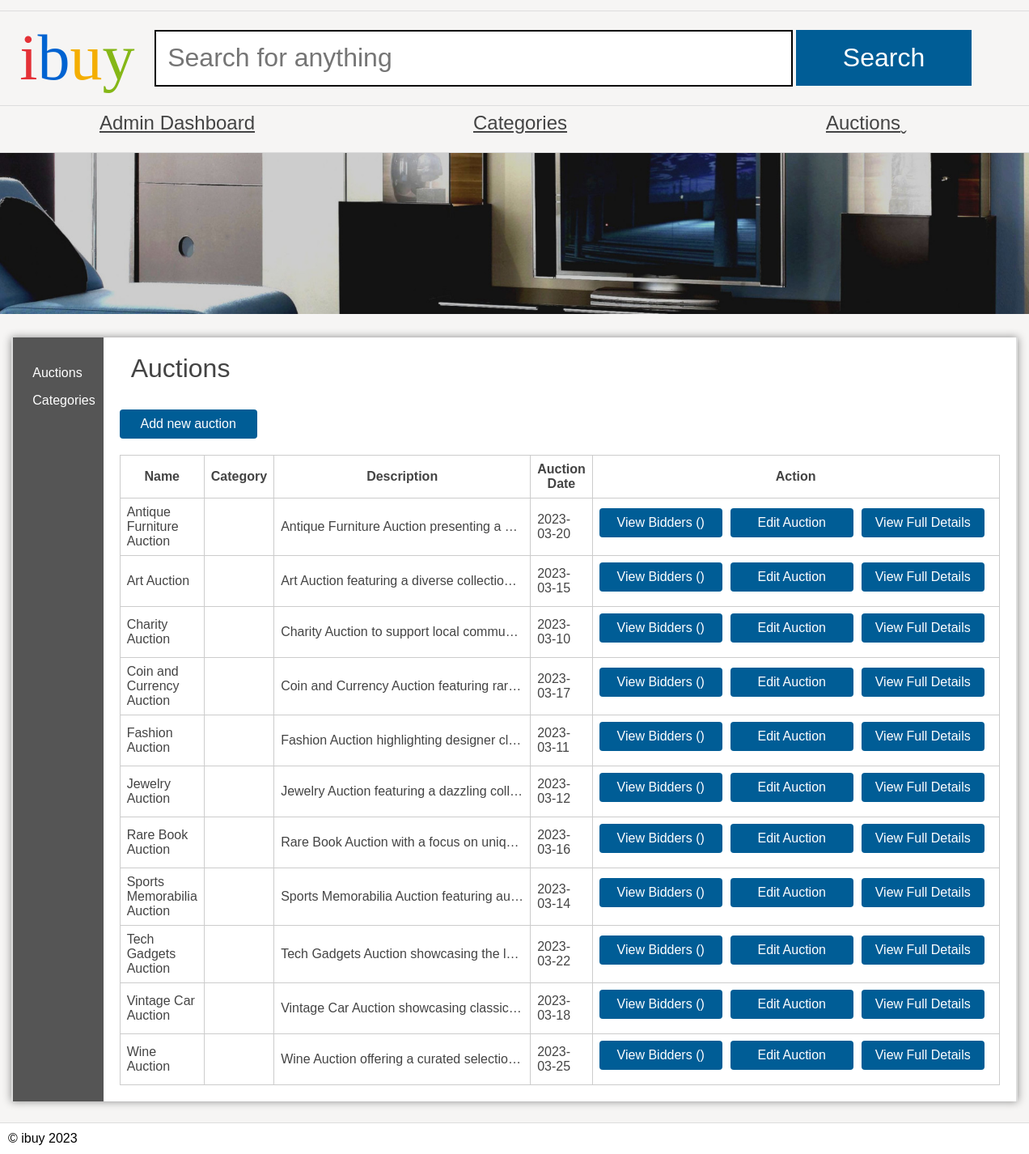
/Admin/Auctions.php, run on an earlier commit of the app's database.
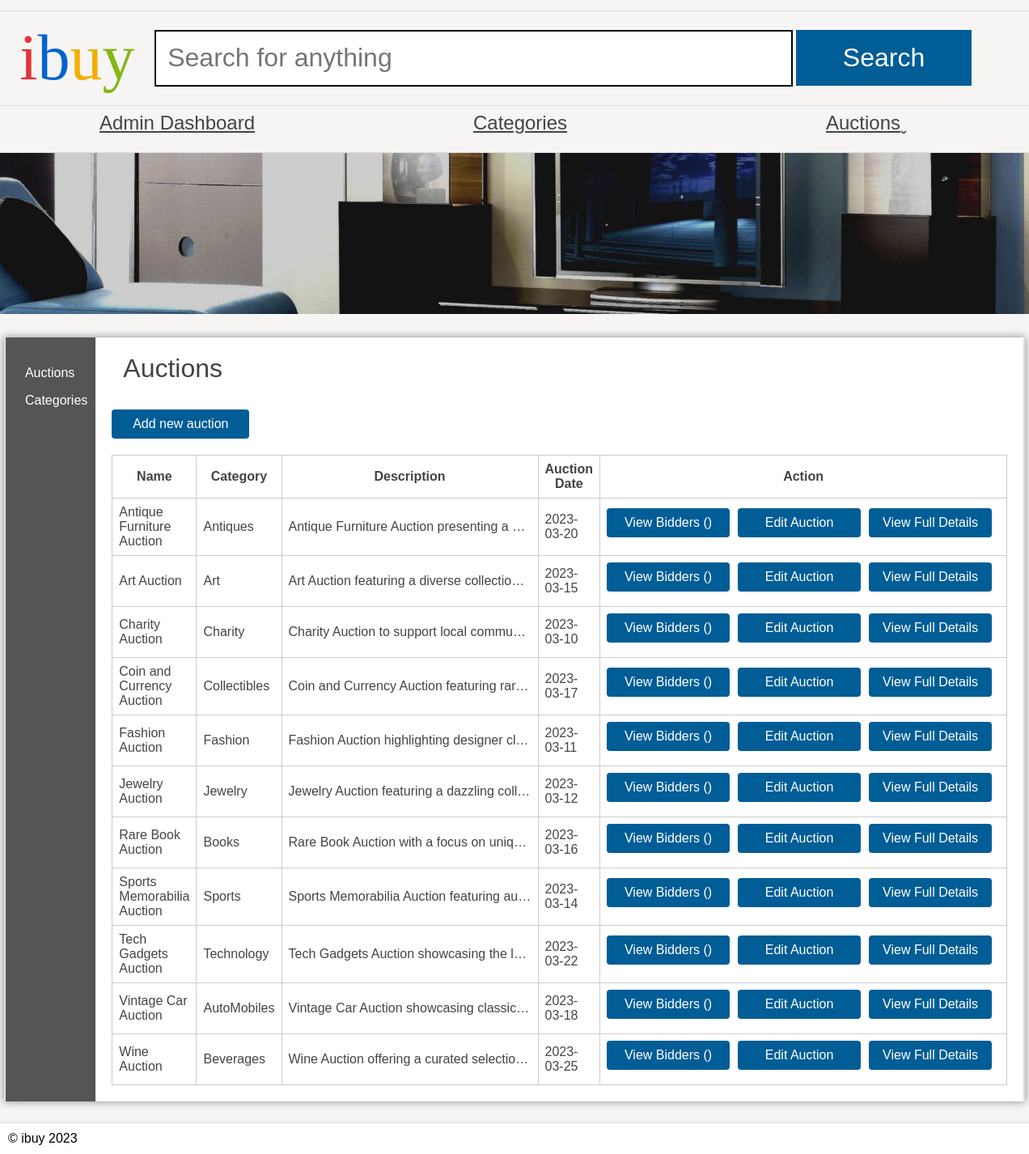
And on a later commit of the database.
### tables this page shows
CREATE TABLE `auctions` (
  `auction_name` VARCHAR(90) NOT NULL PRIMARY KEY,
  `auctioneer` VARCHAR(90) DEFAULT NULL,
  `auctionDate` DATE DEFAULT NULL,
  `auction_end_time` TIMESTAMP DEFAULT NULL,  
  `categoryName` VARCHAR(20) DEFAULT NULL,
  `Description` LONGTEXT
);

### Admin/Auctions.php (the view, shortened to what this page needs)
<?php
require('../dataconnection/configuration.php');
?>
<!DOCTYPE html>
<html>
<head>
    <link rel="stylesheet" href="/ibuy.css" />
</head>
<body>
    <header>
        <h1><span class="i">i</span><span class="b">b</span><span class="u">u</span><span class="y">y</span></h1>
        <form action="#">
            <input type="text" name="search" placeholder="Search for anything" />
            <input type="submit" name="submit" value="Search" />
        </form>
    </header>
    <nav>
        <ul>
            <li><a href="admin_panel.php">Admin Dashboard</a></li>
            <li><a href="categories.php">Categories</a></li>
            <li><a href="Auctions.php">Auctions</a></li>
        </ul>
    </nav>
    <img src="/banners/2.jpg" alt="Banner" />
    <main class="sidebar">
        <section class="left">
            <ul>
                <li><a href="Auctions.php">Auctions</a></li>
                <li><a href="categories.php">Categories</a></li>
            </ul>
        </section>
        <section class="right">
            <h2>Auctions</h2>
            <a class="button new" href="addauction.php">Add new auction</a>
            <?php
            echo '<table class="auctions">';
            echo '<thead>';
            echo '<tr>';
            echo '<th>Name</th>';
            echo '<th>Category</th>';
            echo '<th>Description</th>';
            echo '<th>Auction Date</th>';
            echo '<th>Action</th>';
            echo '</tr>';
            echo '</thead>';
            $stmt = $pdo->query('SELECT * FROM auctions');
            foreach ($stmt as $auction) {
                echo '<tr>';
                echo '<td>' . $auction['auction_name'] . '</td>';
                echo '<td>' . $auction['categoryName'] . '</td>';
                echo '<td class="description-cell">' . $auction['Description'] . '</td>';
                echo '<td>' . $auction['auctionDate'] . '</td>';
                echo '<td class="actions-cell">';
                echo '<a class="button" href="viewbidders.php?name=' . urlencode($auction['auction_name']) . '">View Bidders (' . $bidderCount['count'] . ')</a>';
                echo '<a class="button" href="editauction.php?name=' . urlencode($auction['auction_name']) . '">Edit Auction</a>';
                echo '<a class="button" href="viewauction.php?name=' . urlencode($auction['auction_name']) . '">View Full Details</a>';
                echo '</td>';
                echo '</tr>';
            }
            echo '</table>';
            ?>
        </section>
    </main>
    <footer>
        &copy; ibuy <?php echo date("Y"); ?>
    </footer>
</body>
</html>

### ibuy.css (style rules this page uses)
* { margin: 0; padding: 0; }
body { font-family: 'Oxygen-Regular', sans-serif; background-color: #f6f5f4; max-width: 100vw; overflow-x: hidden; }
h1, h2, h3, h4 { font-weight: normal; }
a, a:visited { color: #444; }
header { margin-top: 1vw; font-family: 'Univers-Light-Normal'; display: grid; grid-template-columns: 15% 85%; align-items: center; padding-top: 1vw; padding-bottom: 1vw; border-top: 1px solid #ddd; border-bottom: 1px solid #ddd; }
header h1 { text-align: center; font-size: 5em; }
form { display: block; }
header form input[type=text] { border: 3px solid black; font-size: 2em; padding: 0.5em; width: 70%; }
body > img { width: 100vw; }
header form input[type=submit] { background-color: #005d96; color: white; width: 20%; font-size: 2em; padding: 0.5em; cursor: pointer; border: 0; }
header .i { color: #e43137; }
header .b { color: #0063d1; }
header .u { color: #f4ae01; }
header .y { color: #85b716; }
body > nav { border-bottom: 1px solid #ddd; }
body > nav ul li:last-child a:after { content: 'ˬ'; position: absolute; }
body > nav ul { display: flex; width: 100vw; list-style-type: none; }
body > nav ul li { flex: 1; }
body > nav ul li a { display: block; text-align: center; padding-top: 0.5vw; padding-bottom: 0.5vw; font-size: 1.5em; }
main { padding: 3vw; display: block; overflow: hidden; width: 80vw; margin: auto; border-left: 2px solid #ddd; border-right: 2px solid #ddd; }
footer { margin-top: 5vw; border-top: 1px solid #ddd; }

### Admin/Auctions.php (style rules this page uses)
header form input[type=submit] { background-color: #005d96; color: white; width: 20%; font-size: 2em; padding: 0.5em; cursor: pointer; border: 0; }
header form input[type="text"] { border: 2px solid black; font-size: 2em; padding: 0.45em; width: 70%; }
.sidebar { align-items: center; padding: 0; margin-top: 2vw; }
.sidebar .left { width: 20%; background-color: #555; padding: 10px; list-style-type: none; }
.sidebar .right { flex: 1; padding: 20px; }
footer { margin-top: 2vw; }
table { width: 100%; border-collapse: collapse; margin-top: 20px; }
table th, table td { padding: 8px; border: 1px solid #ccc; }
.description-cell { max-width: 300px; white-space: nowrap; overflow: hidden; text-overflow: ellipsis; }
.actions-cell { width: 150px; white-space: nowrap; }
.actions-cell .button { width: auto; padding: 0.5em 1em; margin-bottom: 10px; }
.button { display: inline-block; padding: 8px 25px; margin-right: 10px; background-color: #005d96; color: #fff; text-decoration: none; border-radius: 4px; border: none; min-width: 120px; text-align: center; line-height: 20px; }
main { min-height: 50vh; background-color: #fff; width: 70vw; display: block; margin: auto; box-shadow: 0px 0px 10px #888; color: #444; }
main h2 { font-size: 2em; }
footer { background-color: #fff; padding: 10px; color: #000; }
.left ul { list-style-type: none; }
section a { color: #444; }
p, li, h2 { margin-bottom: 1em; margin-left: 14px; }
.stock, .sidebar { display: table; }
.stock > ul, .sidebar .left { width: 10vw; list-style-type: none; display: table-cell; padding: 10px; background-color: #555; margin: 0; }
.stock .products, .sidebar .right { display: table-cell; padding: 20px; }
.stock > ul a, .sidebar .left a { color: white; text-decoration: none; }
.right { padding: 20px; }

What changed in the data, as far as the page shows it:
changed auctions "Antique Furniture Auction": categoryName (not shown) → "Antiques"
changed auctions "Art Auction": categoryName (not shown) → "Art"
changed auctions "Charity Auction": categoryName (not shown) → "Charity"
changed auctions "Coin and Currency Auction": categoryName (not shown) → "Collectibles"
changed auctions "Fashion Auction": categoryName (not shown) → "Fashion"
changed auctions "Jewelry Auction": categoryName (not shown) → "Jewelry"
changed auctions "Rare Book Auction": categoryName (not shown) → "Books"
changed auctions "Sports Memorabilia Auction": categoryName (not shown) → "Sports"
changed auctions "Tech Gadgets Auction": categoryName (not shown) → "Technology"
changed auctions "Vintage Car Auction": categoryName (not shown) → "AutoMobiles"
changed auctions "Wine Auction": categoryName (not shown) → "Beverages"
